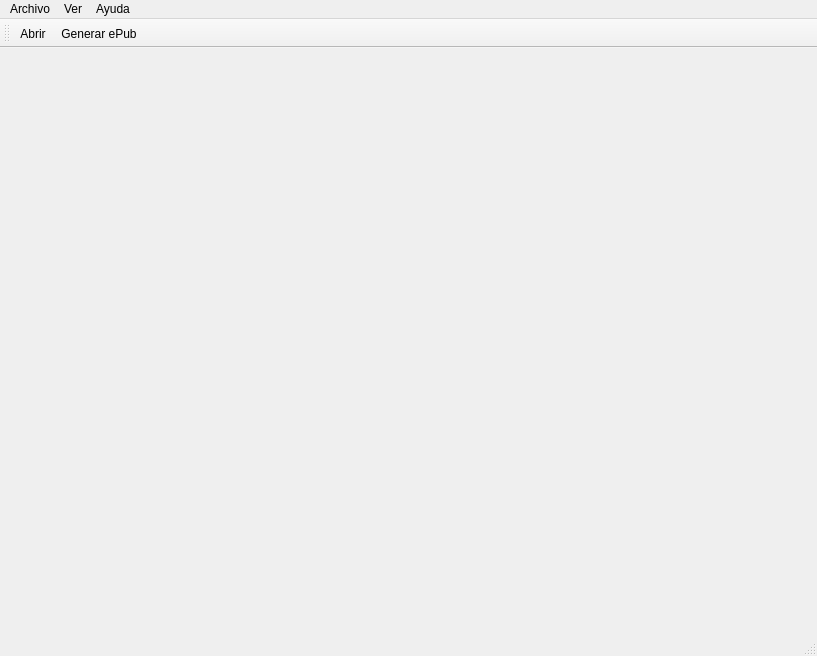
<?xml version="1.0" encoding="UTF-8"?>
<ui version="4.0">
 <class>MainWindow</class>
 <widget class="QMainWindow" name="MainWindow">
  <property name="geometry">
   <rect>
    <x>0</x>
    <y>0</y>
    <width>817</width>
    <height>656</height>
   </rect>
  </property>
  <property name="windowTitle">
   <string>MainWindow</string>
  </property>
  <widget class="QWidget" name="centralwidget">
   <layout class="QHBoxLayout" name="horizontalLayout">
    <property name="leftMargin">
     <number>6</number>
    </property>
    <property name="topMargin">
     <number>6</number>
    </property>
    <property name="rightMargin">
     <number>6</number>
    </property>
    <property name="bottomMargin">
     <number>0</number>
    </property>
    <item>
     <widget class="MetadataTabManager" name="metadataTabManager" native="true"/>
    </item>
   </layout>
  </widget>
  <widget class="QStatusBar" name="statusbar"/>
  <widget class="QToolBar" name="toolBar">
   <property name="windowTitle">
    <string>Barra de Herramientas</string>
   </property>
   <attribute name="toolBarArea">
    <enum>TopToolBarArea</enum>
   </attribute>
   <attribute name="toolBarBreak">
    <bool>false</bool>
   </attribute>
   <addaction name="openFileAction"/>
   <addaction name="generateEpubAction"/>
  </widget>
  <widget class="QMenuBar" name="menubar">
   <property name="geometry">
    <rect>
     <x>0</x>
     <y>0</y>
     <width>817</width>
     <height>21</height>
    </rect>
   </property>
   <widget class="QMenu" name="menuArchivo">
    <property name="title">
     <string>Archivo</string>
    </property>
    <addaction name="openFileAction"/>
    <addaction name="generateEpubAction"/>
    <addaction name="separator"/>
    <addaction name="preferencesAction"/>
    <addaction name="separator"/>
    <addaction name="quitAction"/>
   </widget>
   <widget class="QMenu" name="menuVer">
    <property name="title">
     <string>Ver</string>
    </property>
    <addaction name="toggleToolBarAction"/>
    <addaction name="separator"/>
    <addaction name="toggleLogWindowAction"/>
   </widget>
   <widget class="QMenu" name="menuAyuda">
    <property name="title">
     <string>Ayuda</string>
    </property>
    <addaction name="aboutAction"/>
   </widget>
   <addaction name="menuArchivo"/>
   <addaction name="menuVer"/>
   <addaction name="menuAyuda"/>
  </widget>
  <action name="openFileAction">
   <property name="icon">
    <iconset resource="main_window.qrc">
     <normaloff>:/main_window/resources/images/open_24x24.png</normaloff>:/main_window/resources/images/open_24x24.png</iconset>
   </property>
   <property name="text">
    <string>Abrir</string>
   </property>
   <property name="toolTip">
    <string>Abrir Archivo</string>
   </property>
  </action>
  <action name="generateEpubAction">
   <property name="icon">
    <iconset resource="main_window.qrc">
     <normaloff>:/main_window/resources/images/epub.png</normaloff>:/main_window/resources/images/epub.png</iconset>
   </property>
   <property name="text">
    <string>Generar ePub</string>
   </property>
  </action>
  <action name="preferencesAction">
   <property name="text">
    <string>Preferencias</string>
   </property>
   <property name="menuRole">
    <enum>QAction::PreferencesRole</enum>
   </property>
  </action>
  <action name="quitAction">
   <property name="text">
    <string>Salir</string>
   </property>
   <property name="menuRole">
    <enum>QAction::QuitRole</enum>
   </property>
  </action>
  <action name="toggleToolBarAction">
   <property name="checkable">
    <bool>true</bool>
   </property>
   <property name="text">
    <string>Barra de Herramientas</string>
   </property>
  </action>
  <action name="toggleLogWindowAction">
   <property name="checkable">
    <bool>true</bool>
   </property>
   <property name="text">
    <string>Log de Conversión</string>
   </property>
  </action>
  <action name="aboutAction">
   <property name="text">
    <string>Acerca de...</string>
   </property>
   <property name="menuRole">
    <enum>QAction::AboutRole</enum>
   </property>
  </action>
 </widget>
 <customwidgets>
  <customwidget>
   <class>MetadataTabManager</class>
   <extends>QWidget</extends>
   <header>gui.metadata_tab_manager</header>
   <container>1</container>
  </customwidget>
 </customwidgets>
 <resources>
  <include location="main_window.qrc"/>
 </resources>
 <connections/>
</ui>
